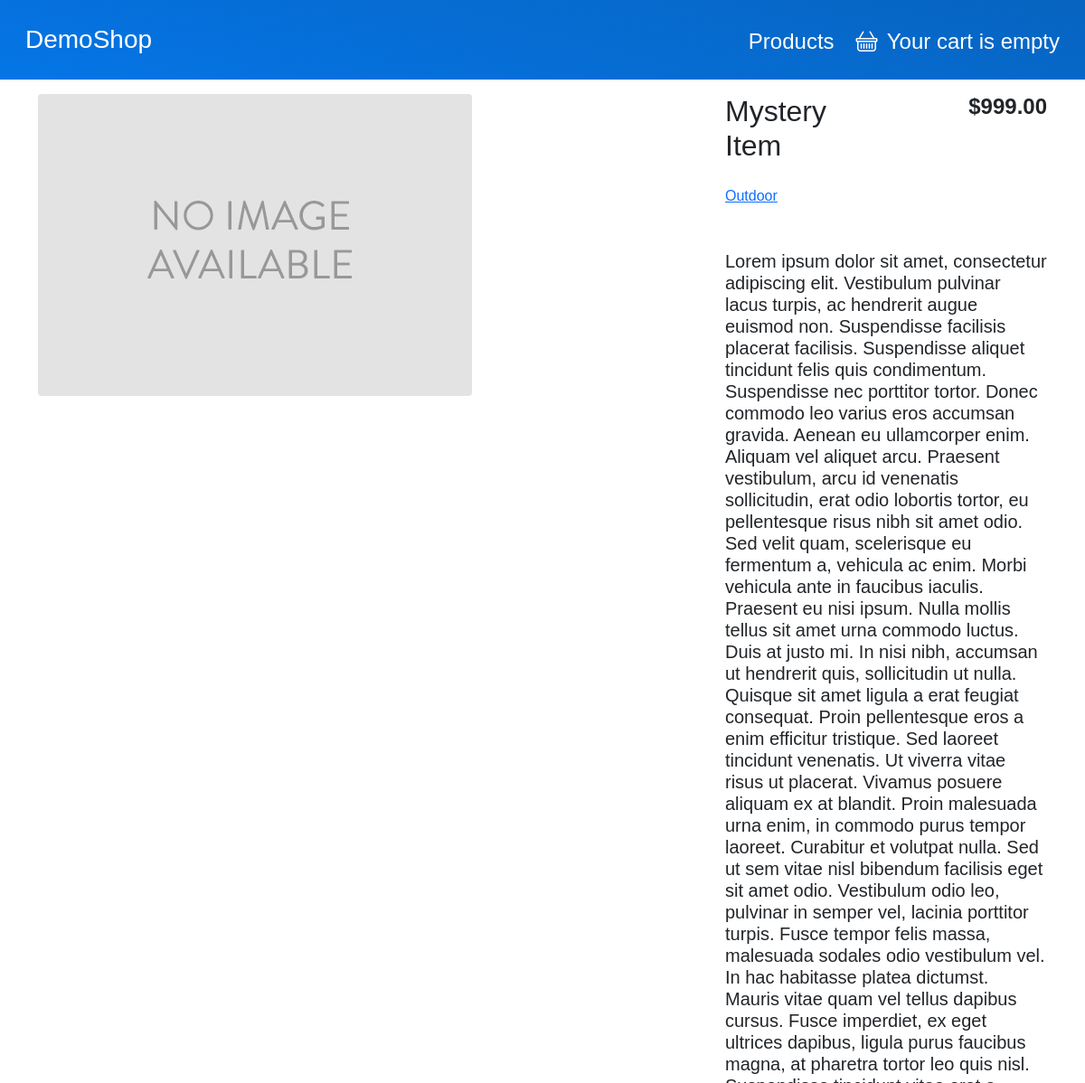
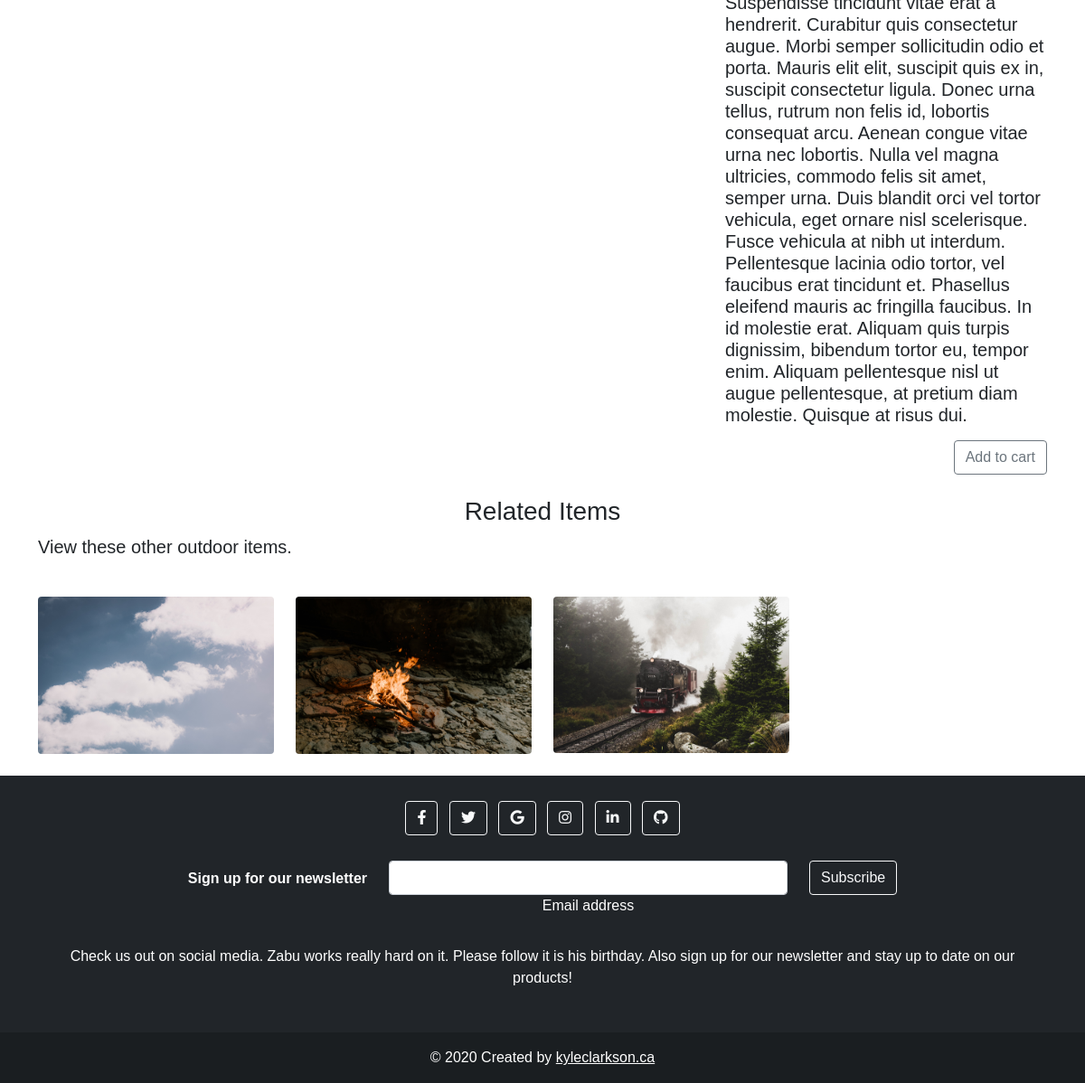
The page /products/11/mystery-item/ on the database its author committed (2 pictures, top to bottom).
### shop/models.py (models this page shows, shortened)
class Product(models.Model):
    category = models.ForeignKey(Category,
                                 related_name='products',
                                 on_delete=models.CASCADE)
    name = models.CharField(max_length=200, db_index=True)
    slug = models.SlugField(max_length=200, db_index=True)
    image = models.ImageField(upload_to='products/%Y/%m/%d',
                              default='products/no_image.png')
    description = models.TextField(blank=True)
    price = models.DecimalField(max_digits=10, decimal_places=2)
    available = models.BooleanField(default=True)
    featured = models.BooleanField(default=False)
    created = models.DateTimeField(auto_now_add=True)
    updated = models.DateTimeField(auto_now=True)
    class Meta:
        ordering = ('name',)
        index_together = (('id', 'slug'),)

class Category(models.Model):
    name = models.CharField(max_length=200, db_index=True)
    slug = models.SlugField(max_length=200, unique=True)
    class Meta:
        ordering = ('name',)
        verbose_name = 'Category'
        verbose_name_plural = 'Categories'
    def __str__(self):
        return self.name
    def get_absolute_url(self):
        return reverse('shop:product_list_by_category', args=[self.slug])

### shop/views.py (the view)
# urls.py: path('products/<int:id>/<slug:slug>/', views.product_detail, name='product_detail'),
def product_detail(request, id, slug):
    product = get_object_or_404(Product, id=id, slug=slug)
    category = product.category
    related_products = Product.objects.filter(category=category).exclude(id=id)[:4]
    context = {
        'product': product,
        'related_products': related_products
    }
    return render(request, 'shop/product/detail.html', context)

### cart/cart.py (called while the page is built)
    def __len__(self):
        return sum(item['quantity'] for item in self.cart.values())

### cart/context_processors.py (called while the page is built)
def cart(request):
    return {
        'cart': Cart(request),
    }

### shop/templates/shop/product/detail.html (shortened to what this page needs)
{% extends "base.html" %}
{% load static %}
{% load thumbnail %}
{% block content %}
    <div class="container">
        <div class="row my-3">
            <div class="col-md-8 mb-2">
                {% thumbnail product.image "750x500" crop='center' as im %}
                    <img class="img-fluid rounded" src="{{ im.url }}" width="{{ im.width }}" height="{{ im.height }}">
                {% endthumbnail %}
            </div>
            <div class="col-md-4 align-items-center">
                <div class="row">
                    <div class="col">
                        <h2>{{ product.name }}</h2>
                    </div>
                    <div class="col">
                        <div class="text-end">
                            <h4><strong>${{ product.price }}</strong></h4>
                        </div>
                    </div>
                </div>
                <div class="row my-3">
                    <div class="col">
                        <p>
                            <a href="{{ product.category.get_absolute_url }}">
                                {{ product.category }}
                            </a>
                        </p>
                    </div>
                    <div class="col">
                    </div>
                </div>
                <div class="row">
                    <h5 class="my-3"> {{ product.description }}</h5>
                </div>
            </div>
            <div class="col align-self-end text-end">
                {% if product.available %}
                    <form action="{% url "cart:cart_add" product.id %}" method="POST">
                        <input class="btn btn-md btn-outline-secondary" type="submit"
                               value="Add to cart">
                    </form>
                {% else %}
                    <p class="text-danger"><strong>SOLD OUT</strong></p>
                {% endif %}
            </div>
        </div>
        {% if related_products|length > 0 %}
            <div class="row my-4">
                <h3 class="text-center">Related Items</h3>
                <p class="fs-5">View these other {{ product.category|lower }} items.</p>
            </div>
            <div class="row">
                {% for related_product in related_products %}
                    <div class="col-md-3 col-sm-6 mb-4">
                        {% thumbnail related_product.image "500x300" crop='center' as im %}
                            <a href="{% url 'shop:product_detail' related_product.id related_product.slug %}">
                                <img class="img-fluid rounded" src="{{ im.url }}" width="{{ im.width }}"
                                     height="{{ im.height }}">
                            </a>
                        {% endthumbnail %}
                    </div>
                {% endfor %}
            </div>
        {% endif %}
    </div>
{% endblock %}

### static_project/css/styles.css (style rules this page uses)
* { font-family: 'Chivo', sans-serif; }

### rows shown on the page
Product: name "Mystery Item", price "999.00", category "Outdoor", description "Lorem ipsum dolor sit amet, consectetur adipiscing elit. Vestibulum pulvinar lacus turpis, ac hendrerit augue euismod non. Suspendisse facilisis placerat facilisis. Suspendisse aliquet tincidunt felis quis condimentum. Suspendisse nec porttitor tortor. Donec commodo leo varius eros accumsan gravida. Aenean eu ullamcorper enim. Aliquam vel aliquet arcu. Praesent vestibulum, arcu id venenatis sollicitudin, erat odio lobortis tortor, eu pellentesque risus nibh sit amet odio. Sed velit quam, scelerisque eu fermentum a, vehicula ac enim. Morbi vehicula ante in faucibus iaculis. Praesent eu nisi ipsum. Nulla mollis tellus sit amet urna commodo luctus. Duis at justo mi. In nisi nibh, accumsan ut…", category "outdoor"
Product: shows a picture
Product: shows a picture
Product: shows a picture
